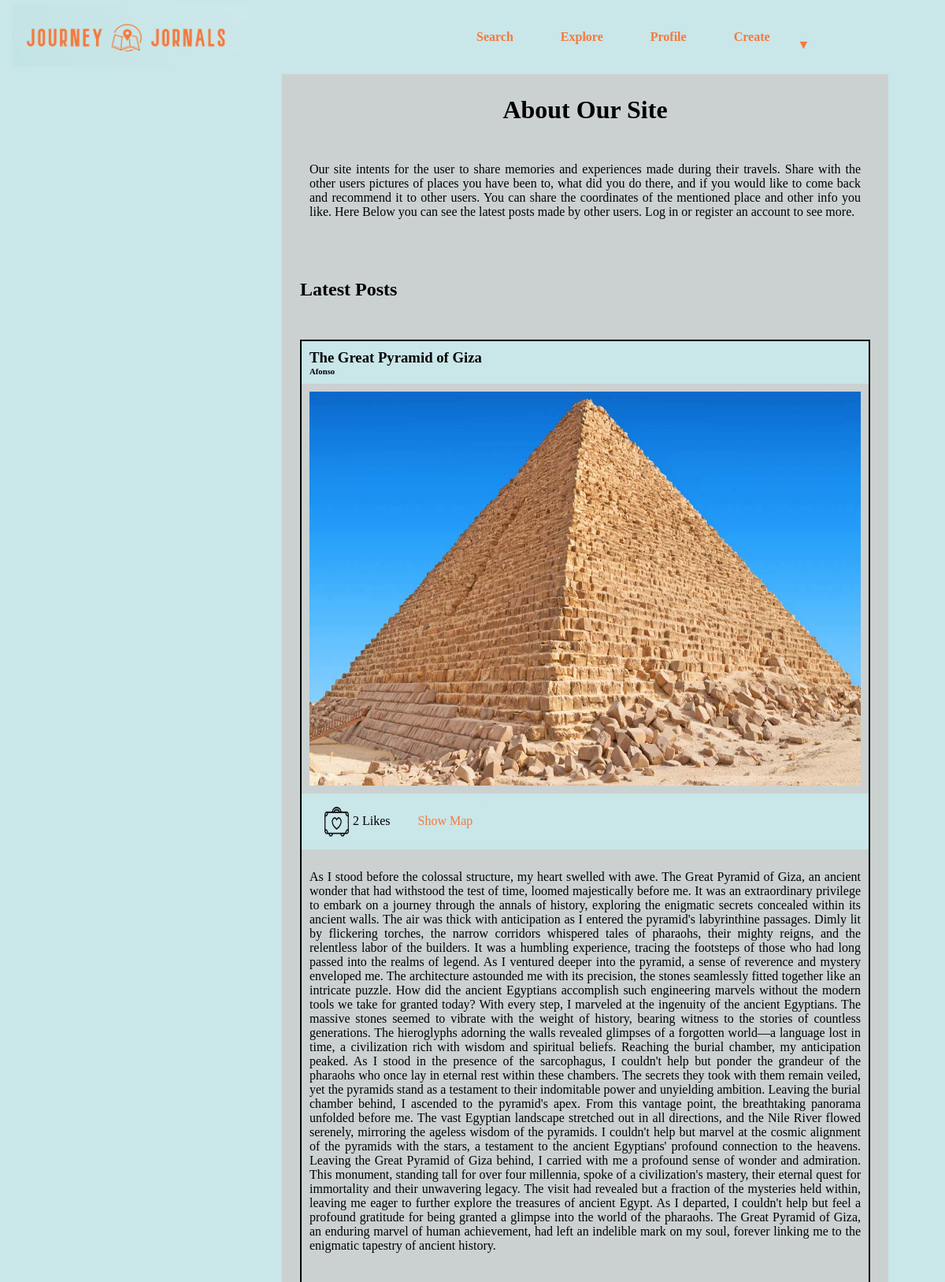
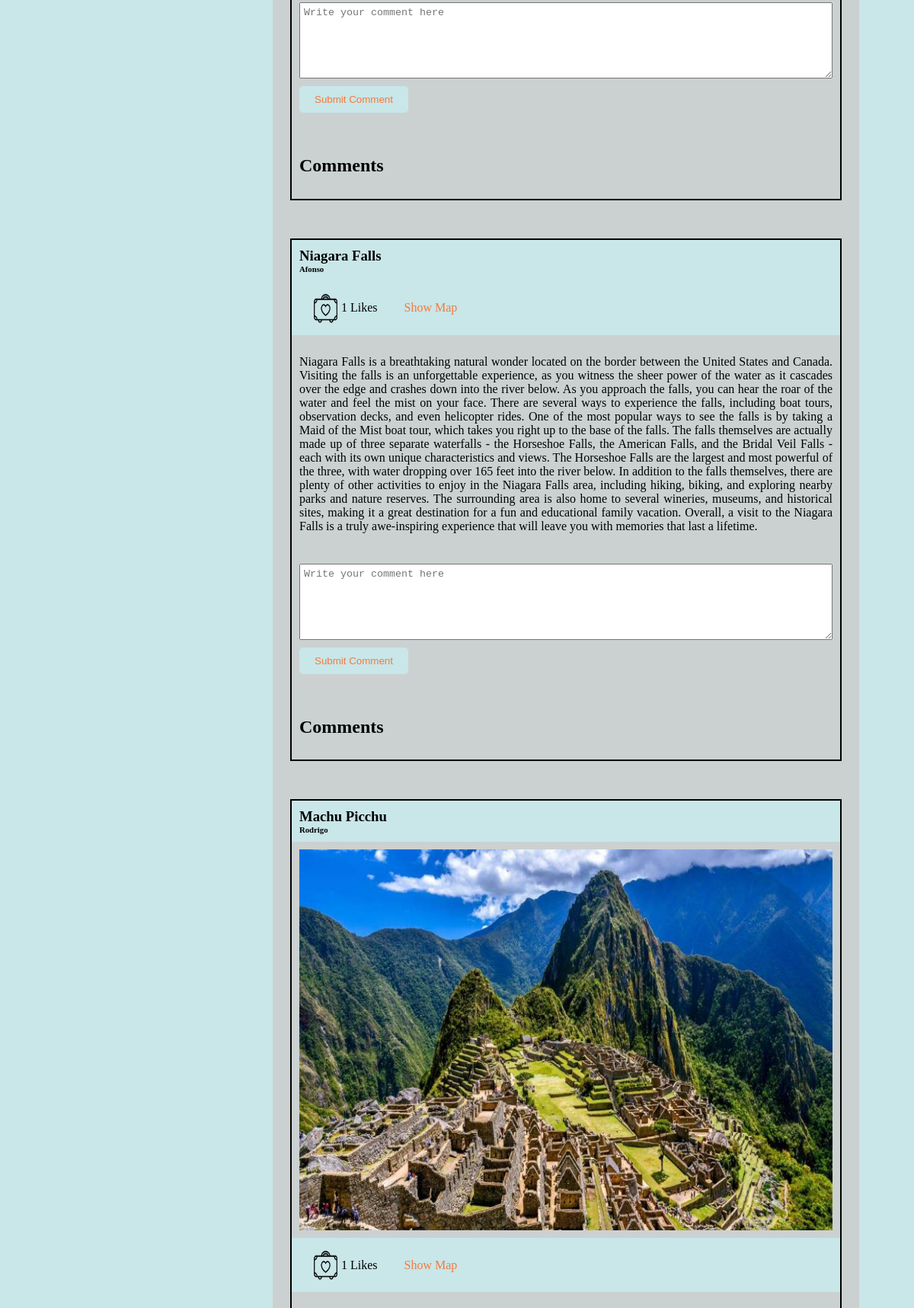
Page /homeloged.php (upper part) on the committed database (2 pictures, top to bottom).
### tables this page shows
CREATE TABLE `publication` (
  `id` int(11) NOT NULL,
  `username` varchar(50) NOT NULL,
  `title` varchar(255) NOT NULL,
  `location` varchar(500) NOT NULL,
  `description` varchar(5000) NOT NULL,
  `aproved` tinyint(1) DEFAULT 0,
  `image_name` varchar(255) NOT NULL
);

### session.php (called while the page is built, shortened)
<?php
$username = $_SESSION["username"];

### homeloged.php (the view, shortened to what this page needs)
<?php
include 'session.php';
include 'connect.php';
$sql = "SELECT * FROM publication WHERE aproved = 1 ORDER BY id DESC LIMIT 3";
$result = mysqli_query($link, $sql);
?>
<head>
    <link rel="stylesheet" href="homeloged.css">
</head>
<header>
    <div class="header">
        <div class="logo-container">
            <a href="homeloged.php?username=<?php echo $username; ?>"><img src="logo.png" class="logo"></a>
        </div>
        <div class="navs">
            <a href="search.php?username=<?php echo $username; ?>">
                <div class="navigator">Search</div>
            </a>
            <a href="explore.php?username=<?php echo $username; ?>">
                <div class="navigator">Explore</div>
            </a>
            <a href="ProfilePage.php?username=<?php echo $username; ?>">
                <div class="navigator">Profile</div>
            </a>
            <a href="create.php?username=<?php echo $username; ?>">
                <div class="navigator">Create</div>
            </a>
        </div>
        <div class="user-dropdown">
            <span class="arrow">▼</span>
        </div>
    </div>
</header>
<main class="main-content">
    <h1>About Our Site</h1>
    <p> Our site intents for the user to share memories and experiences made during their travels. Share with the
        other users pictures of places you have been to, what did you do there, and if you would like to come back
        and recommend it to other users. You can share the coordinates of the mentioned place and other info you
        like. Here Below you can see the latest posts made by other users. Log in or register an account to see
        more.</p>
    <section class="latest-posts">
        <h1>Latest Posts</h1>
        <?php while ($row = mysqli_fetch_assoc($result)): ?>
            <?php
            $publicationId = $row['id'];
            $likeSql = "SELECT * FROM likes WHERE username = '$username' AND publication_id = $publicationId AND `like` = 1";
            $likeResult = mysqli_query($link, $likeSql);
            if ($likeResult) {
                $userLiked = mysqli_num_rows($likeResult) > 0;
            } else {
                die("Error: " . mysqli_error($link));
            }
            $publicationId = $row['id'];
            $countLikesSql = "SELECT COUNT(*) AS likeCount FROM likes WHERE publication_id = $publicationId AND `like` = 1";
            $countLikesResult = mysqli_query($link, $countLikesSql);
            if ($countLikesResult) {
                $countLikesRow = mysqli_fetch_assoc($countLikesResult);
                $likeCount = $countLikesRow['likeCount'];
            } else {
                die("Error: " . mysqli_error($link));
            }
            ?>
            <div class="publication">
                <div class="publication-header">
                    <h3>
                        <?php echo $row['title']; ?>
                    </h3>
                    <h6>
                        <?php echo $row['username']; ?>
                    </h6>
                </div>
                <div class="publication-content">
                    <?php
                    $imagePath = 'publication_images/' . $row['image_name'];
                    if (file_exists($imagePath)) {
                        echo '<img src="' . $imagePath . '" alt="Publication Image" class="publication-image"> ';
                    }
                    ?>
                    <div class="pub-interactions">
                        <?php if ($userLiked): ?>
                            <form action="unlike.php?username=<?php echo $username; ?>" method="POST">
                                <input type="hidden" name="username" value="<?php echo $username; ?>">
                                <input type="hidden" name="publication_id" value="<?php echo $row['id']; ?>">
                                <button type="submit" name="unlike" class="like"
                                    data-publication-id="<?php echo $row['id']; ?>">
                                    <img src="liked_button-removebg-preview.png" alt="Like" class="like">
                                </button>
                            </form>
                        <?php else: ?>
                            <form action="like.php?username=<?php echo $username; ?>" method="POST">
                                <button type="submit" name="like" class="like" data-publication-id="<?php echo $row['id']; ?>">
                                    <img src="like_button-removebg-preview.png" alt="Like" class="like">
                                </button>
                            </form>
                        <?php endif; ?>
                        <div class="Nlikes">
                            <?php echo $likeCount . " " . "Likes" ?>
                        </div>
                        <a class="toggle-button" href="#">Show Map</a>
                    </div>
                    <p class="publication-description">
                        <?php echo $row['description']; ?>
                    </p>
                    <div class="comments-session">
                        <div>
                            <form action="add_comment.php?username=<?php echo $username; ?>" method="POST"
                                class="comment-form">
                                <textarea name="comment" placeholder="Write your comment here"></textarea>
                                <input type="submit" value="Submit Comment">
                            </form>
                        </div>
                        <div class="comments">
                            <h2>Comments</h2>
                        </div>
                    </div>
                </div>
            </div>
        <?php endwhile; ?>
    </section>
</main>
</body>
</html>

### homeloged.css (style rules this page uses)
.header { background-color: #c9e6e8; position: fixed; top: 0; left: 0; width: 100%; padding: 5px; display: flex; align-items: center; }
.logo { height: 80px; width: 300px; }
a { text-decoration: none; padding: 10px; }
.navs { display: flex; align-items: center; justify-content: center; margin-left: 250px; font-weight: bold; }
.navigator { display: inline-flex; align-items: center; justify-content: center; background-color: #c9e6e8; padding: 10px 20px; border-radius: 5px; cursor: pointer; color: #f5793b; margin-right: 0px; }
.main-content { display: flex; flex-direction: column; align-items: center; margin-top: 90px; margin-left: 350px; padding: 10px; background-color: #cccc; width: 750px; }
.latest-posts { margin-top: 30px; }
p { justify-content: center; text-align: justify; width: 700px; padding: 10px; }
.toggle-button { background-color: #c9e6e8; padding: 10px 20px; border-radius: 5px; cursor: pointer; color: #f5793b; margin-left: 10px; }
.like { margin-top: 5px; margin-left: 10px; height: 40px; width: 40px; padding: 0; border: none; background-color: #c9e6e8; display: inline-block; }
.Nlikes { margin-left: 10px; margin-right: 5px; }
.pub-interactions { display: inline-block; display: flex; align-items: center; background-color: #c9e6e8; padding: 5px; }
.publication-image { width: 700px; height: 500px; padding: 10px; }
.publication-header { padding: 10px; background-color: #c9e6e8; }
.publication { margin-top: 50px; border: solid black 2px; }
h6 { margin-top: 0; margin-bottom: 0; }
h3 { margin-top: 0; margin-bottom: 0; }
.user-dropdown { position: relative; display: inline-block; }
.arrow { cursor: pointer; padding: 5px; color: #f5793b; }
.comment-form { margin-top: 20px; display: flex; flex-direction: column; align-items: flex-start; padding: 10px; }
.comment-form textarea { width: 100%; height: 100px; padding: 5px; resize: vertical; margin-bottom: 10px; }
.comment-form input[type="submit"] { background-color: #c9e6e8; color: #f5793b; padding: 10px 20px; border: none; border-radius: 5px; cursor: pointer; }
.comments { text-align: justify; padding:10px; }

### rows in the picture
publication: title "The Great Pyramid of Giza", username "Afonso", image_name (picture), likeCount "2", description "As I stood before the colossal structure, my heart swelled with awe. The Great Pyramid of Giza, an ancient wonder that had withstood the test of time, loomed majestically before me. It was an extraordinary privilege to embark on a journey through the annals of history, exploring the enigmatic secrets concealed within its ancient walls. The air was thick with anticipation as I entered the pyramid's labyrinthine passages. Dimly lit by flickering torches, the narrow corridors whispered tales of pharaohs, their mighty reigns, and the relentless labor of the builders. It was a humbling experience, tracing the footsteps of those who had long passed into the realms of legend. As I ventured deeper…"
publication: title "Niagara Falls", username "Afonso", likeCount "1", description "Niagara Falls is a breathtaking natural wonder located on the border between the United States and Canada. Visiting the falls is an unforgettable experience, as you witness the sheer power of the water as it cascades over the edge and crashes down into the river below. As you approach the falls, you can hear the roar of the water and feel the mist on your face. There are several ways to experience the falls, including boat tours, observation decks, and even helicopter rides. One of the most popular ways to see the falls is by taking a Maid of the Mist boat tour, which takes you right up to the base of the falls. The falls themselves are actually made up of three separate waterfalls - the…"
publication: title "Machu Picchu", username "Rodrigo", image_name (picture), likeCount "1"
